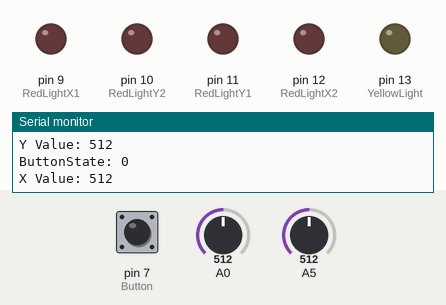
Recording of a sketch running on a simulated Arduino Uno, built with avr-gcc and run on an emulated ATmega328P. Parts: output pins drawn as LEDs (lit = HIGH), the last lines printed to the serial monitor. The inputs (shaded band) are chosen by the test bench; at power-on: A0 = 512, A5 = 512, pin 7 (Button) HIGH.

Above: at 1.2 s.
1.3 s: A0 set to 264
2.8 s: A0 set to 239
At 3.5 s:
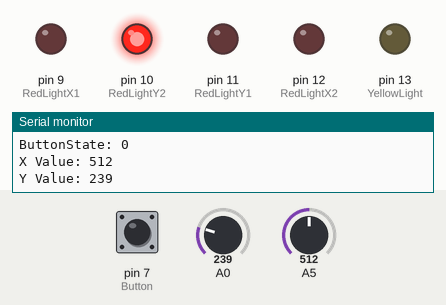
4.3 s: A5 set to 263
5.8 s: A5 set to 243
At 6.5 s:
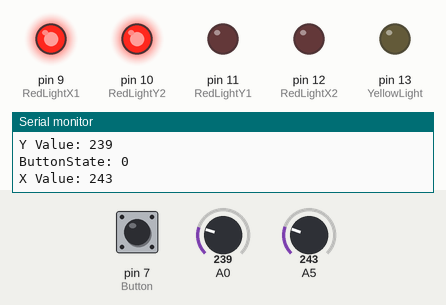
7.3 s: pin 7 (Button) pulled LOW for 0.15 s
At 7.43 s:
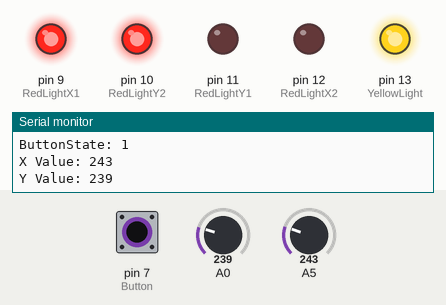
9.0 s: A5 set to 759
10.5 s: A5 set to 782
At 11.3 s:
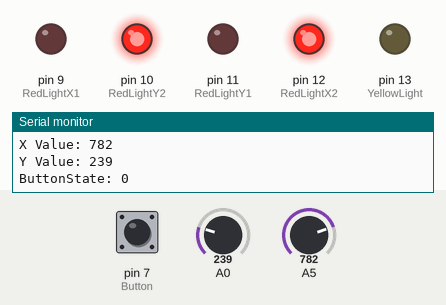
Timing chart, 0 to 13.0 s (numbered marks = the images above; inputs shaded):
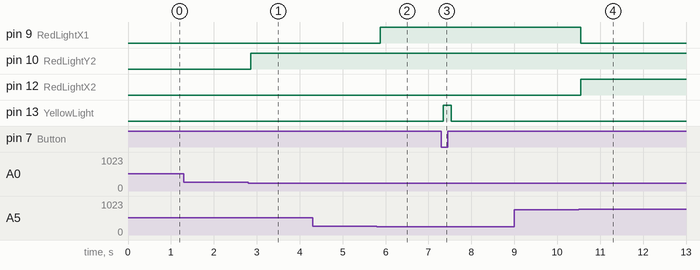

Measured:
- the behaviour switches between 256 and 255 on A0 (found by bisection; images 0 and 1)
- the behaviour switches between 256 and 255 on A5 (found by bisection; images 1 and 2)
- the behaviour switches between 768 and 769 on A5 (found by bisection; images 3 and 4)
- after the input at 2.8 s, pin 10 (RedLightY2): LOW → HIGH after 0.06 s
- after the input at 5.8 s, pin 9 (RedLightX1): LOW → HIGH after 0.08 s
- after the input at 7.3 s, pin 13 (YellowLight): LOW → HIGH after 0.05 s, → LOW 0.18 s later
- after the input at 10.5 s, pin 9 (RedLightX1): HIGH → LOW after 0.05 s; pin 12 (RedLightX2): LOW → HIGH after 0.05 s

The sketch:

Joystick_Project.ino
```cpp
int TT = 500;
const int RedLightX1 = 9;
const int RedLightX2 = 12;
const int RedLightY1 = 11;
const int RedLightY2 = 10;
const int YellowLight = 13;
int VY; // Voltage Y
int VX; //Voltage X
const int Button = 7;

void setup() {
  Serial.begin(9600);
  pinMode(VY, INPUT);
  pinMode(VX, INPUT);
  pinMode(Button, INPUT_PULLUP);
  pinMode(RedLightX1, OUTPUT);
  pinMode(RedLightX2, OUTPUT);
  pinMode(RedLightY1, OUTPUT);
  pinMode(RedLightY2, OUTPUT);
  pinMode(YellowLight, OUTPUT);

  // put your setup code here, to run once:

}

void loop() {
  VY = analogRead(A0); // Check again
  VX = analogRead(A5);
  int ButtonState = digitalRead(Button);
  Serial.print("X Value: ");
  Serial.println(VX);
  Serial.print("Y Value: ");
  Serial.println(VY);
  Serial.print("ButtonState: ");
  if (ButtonState == HIGH) {
    Serial.println("0");
  }
  if (ButtonState == LOW) {
    Serial.println("1");
  }

  if (VX < 768 && VX > 256 && VY < 768 && VY > 256) {
    digitalWrite(RedLightX1, LOW);
    digitalWrite(RedLightX2, LOW);
    digitalWrite(RedLightY1, LOW);
    digitalWrite(RedLightY2, LOW);
  }
  if (VX > 768) {
    digitalWrite(RedLightX1, LOW);
    digitalWrite(RedLightX2, HIGH);
  }
  if (VX < 256) {
    digitalWrite(RedLightX1, HIGH);
    digitalWrite(RedLightX2, LOW);
  }

   if (VY > 768) {
    digitalWrite(RedLightY1, HIGH);
    digitalWrite(RedLightY2, LOW);
  }
  if (VY < 256) {
    digitalWrite(RedLightY1, LOW);
    digitalWrite(RedLightY2, HIGH);
  }

  if (ButtonState == LOW) {
    digitalWrite(YellowLight, HIGH);
  }
  else {
    digitalWrite(YellowLight, LOW);
  }


  // put your main code here, to run repeatedly:

}
```
